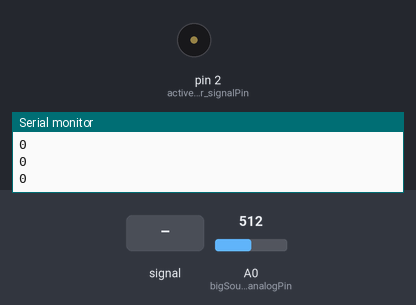
Bench run of a sketch on a simulated Arduino Uno, built with avr-gcc and run on an emulated ATmega328P. Parts: buzzer (waves = sounding), the last lines printed to the serial monitor. The inputs (shaded band) are chosen by the test bench; at power-on: A0 (bigSound_analogPin) = 512.

Above: at 1.3 s.
1.4 s: A0 (bigSound_analogPin) fed a 200 Hz sine of ±81 counts around its level
At 1.8 s:
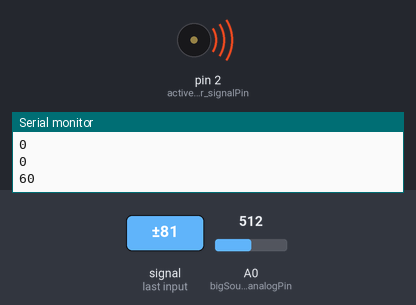
2.9 s: A0 (bigSound_analogPin) set to 26
4.4 s: A0 (bigSound_analogPin) set to 21
At 5.8 s:
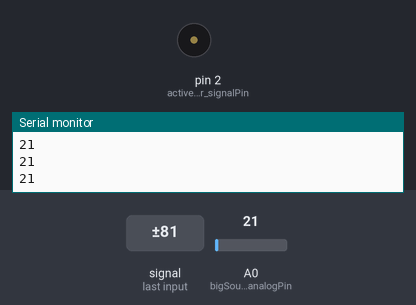
6.1 s: A0 (bigSound_analogPin) set to 60
At 6.6 s:
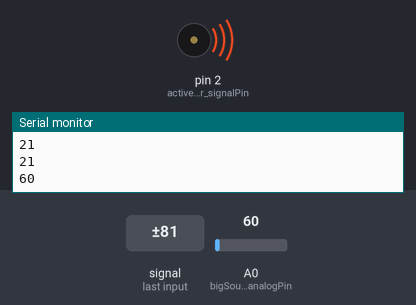
Timing chart, 0 to 8.6 s (numbered marks = the images above; inputs shaded):
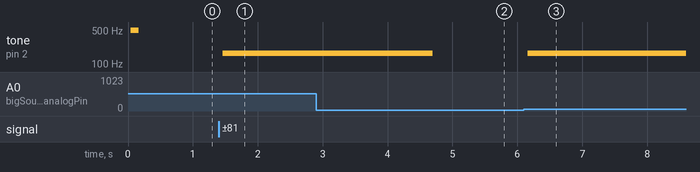

The sketch:

ds_main.ino
```cpp
// (licence header left out)
#include  "ds_funcs.h"                      // Library header nga nag-contain og mga importante na mga functions nga gamiton later in our code.
#define   cuint8_t      const uint8_t       // define "cuint8_t" as an equivalent to typing "const uint8_t". (Compiler preprocessor directive ni siya.)

static uint8_t analogData;                  // Ato ni butanganan og data gikan sa analog pin. I've made it static para dili na mag unnecessary ang pag
                                            // allocate og deallocate para ani na variable throughout the program's lifetime. (Gamiton raba ni og loop func.)

struct pinOutStruct{                        // List all these pins in a constant variable. Make sure nga naa rani siya sa isa ka memory location.
  cuint8_t activeBuzzer_signalPin = 2;
  cuint8_t bigSound_analogPin     = A0;
};

void setup(void){                                               // It is always a good-typing practice to be specific about your function arguments. Void = None. Thus, watay arguments ani na function.
  struct pinOutStruct pOS_0;                                    // Naay pulos ato "struct" nga gi-define.

  pinMode(pOS_0.activeBuzzer_signalPin, OUTPUT);                // Ato-a pinModes kung pa-gawas ba ang data or pa-sulod sa Arduino.
  pinMode(pOS_0.bigSound_analogPin,      INPUT);

  postForBuzzer();

  Serial.begin(9600);                                           // Nominal polling rate or bits per second sa serial.
}

void loop(void){
  static struct pinOutStruct pOS_1;

  analogData = analogRead(pOS_1.bigSound_analogPin);
  Serial.println(analogData);

  if(analogData >= 24){
      invokeBuzzer(3, 90, pOS_1.activeBuzzer_signalPin);          // "invokeBuzzer()" has three function arguments: delay, tone and pinout - should be in the range sa uint8_t na mga datatypes.
    }
}
```

ds_funcs.h
```cpp
// (licence header left out)
void postForBuzzer(void){                                       // Power-On Self-Test for our Active Piezo Buzzer.
  for(uint8_t i = 0; i < 50; i++){
      digitalWrite(2, HIGH);
      delay(1);
      digitalWrite(2, LOW);
      delay(1);
  }
  Serial.println("Make sure the Active Piezo Buzzer is ringing...");
}

void invokeBuzzer(uint8_t del, uint8_t tone, uint8_t pinout){   // Have to specify "uint8_t" or i-fallback rasab sa "int".
  for(uint8_t i = 0; i < tone; i++){                            // "Unsaon diay pag change sa tone?" A: I-edit ng "i < 80".
      digitalWrite(pinout, HIGH);
      delay(del);
      digitalWrite(pinout, LOW);
      delay(del);
  }
}
```

Measured:
- the behaviour switches between 24 and 23 on A0 (bigSound_analogPin) (found by bisection; images 1 and 2)
- after the input at 1.4 s, tone on pin 2 (activeBuzzer_signalPin): silent → 166 Hz after 0.06 s
- after the input at 4.4 s, tone on pin 2 (activeBuzzer_signalPin): 166 Hz → silent after 0.30 s
- after the input at 6.1 s, tone on pin 2 (activeBuzzer_signalPin): silent → 166 Hz after 0.06 s
